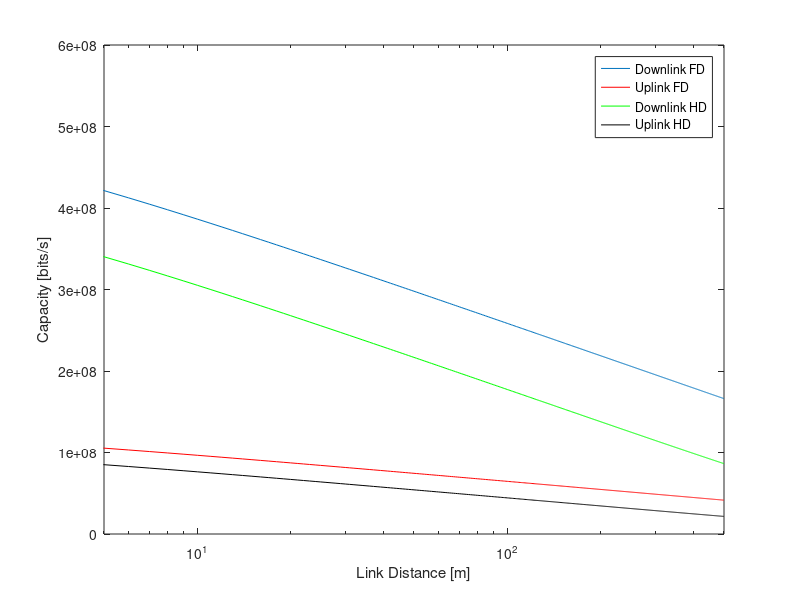

Recreate this plot in MATLAB.
clear all
close all
clc
w=20*10^6;
Gt=100;Gr=10;
N0=10^-21;
fc=2.45*10^9;
% ht=40;hr=23;
c=3*10^8;
for d=5:500
    Pd1=0.001;Pu1=0.0001;
    B1=10^(10);
%delta(1,d)=69.55+26.16*log(fc)-13.82*log(ht)-((1.1*log(fc)-0.7)*hr-(1.56*log(fc)-0.8))+(44.9-6.55*log(ht))*log(d);
delta1(1,d)=((Pd1*Gt*Gr*(c^2))/((4*pi*d*fc)^2));
delta2(1,d)=((Pu1*Gt*Gr*(c^2))/((4*pi*d*fc)^2));
%Cd1(1,d)=w*(log2(1+(delta1(1,d))/(N0*w+(Pu1/B1))));
Cd2(1,d)=0.25*w*(log2(1+(delta2(1,d))/(N0*w+(Pd1/B1))));
Cd1(1,d)=4*Cd2(1,d);
end
for d=5:500;
    Pd2=0.1;Pu2=0.000001;
%delta(1,d)=69.55+26.16*log(fc)-13.82*log(ht)-((1.1*log(fc)-0.7)*hr-(1.56*log(fc)-0.8))+(44.9-6.55*log(ht))*log(d);
delta3(1,d)=((Pd2*Gt*Gr*(c^2))/((4*pi*d*fc)^2));
delta4(1,d)=((Pu2*Gt*Gr*(c^2))/((4*pi*d*fc)^2));
%Cd3(1,d)=w*(log2(1+(delta3(1,d))/(N0*w)));
Cd4(1,d)=0.25*w*(log2(1+(delta4(1,d))/(N0*w)));
Cd3(1,d)=4*Cd4(1,d);
end
d=0:500-1;

semilogx(d,Cd1); 
  hold on
  %grid on
  semilogx(d,Cd2,'r'); 
  hold on
  semilogx(d,Cd3,'g'); 
  hold on
  semilogx(d,Cd4,'k'); 
  axis ([5 500 0 6*10^8]);
xlabel('Link Distance [m]');
ylabel('Capacity [bits/s]');
legend ('Downlink FD','Uplink FD','Downlink HD','Uplink HD');